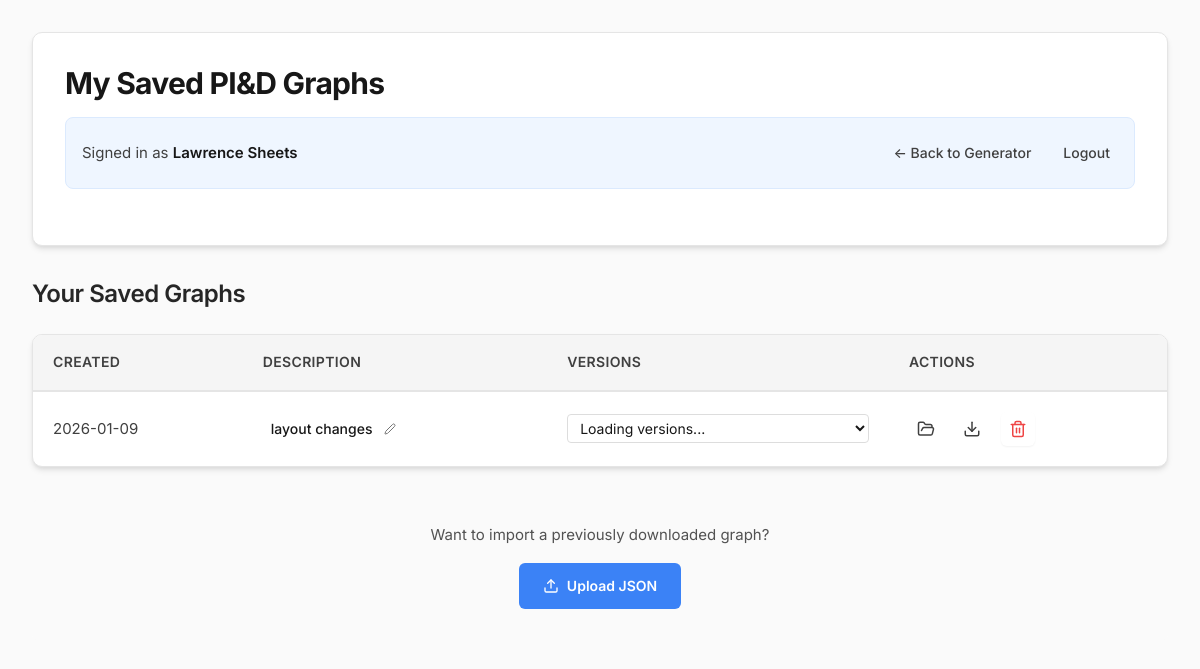
Page /my-graphs (signed in) on the earlier database version.
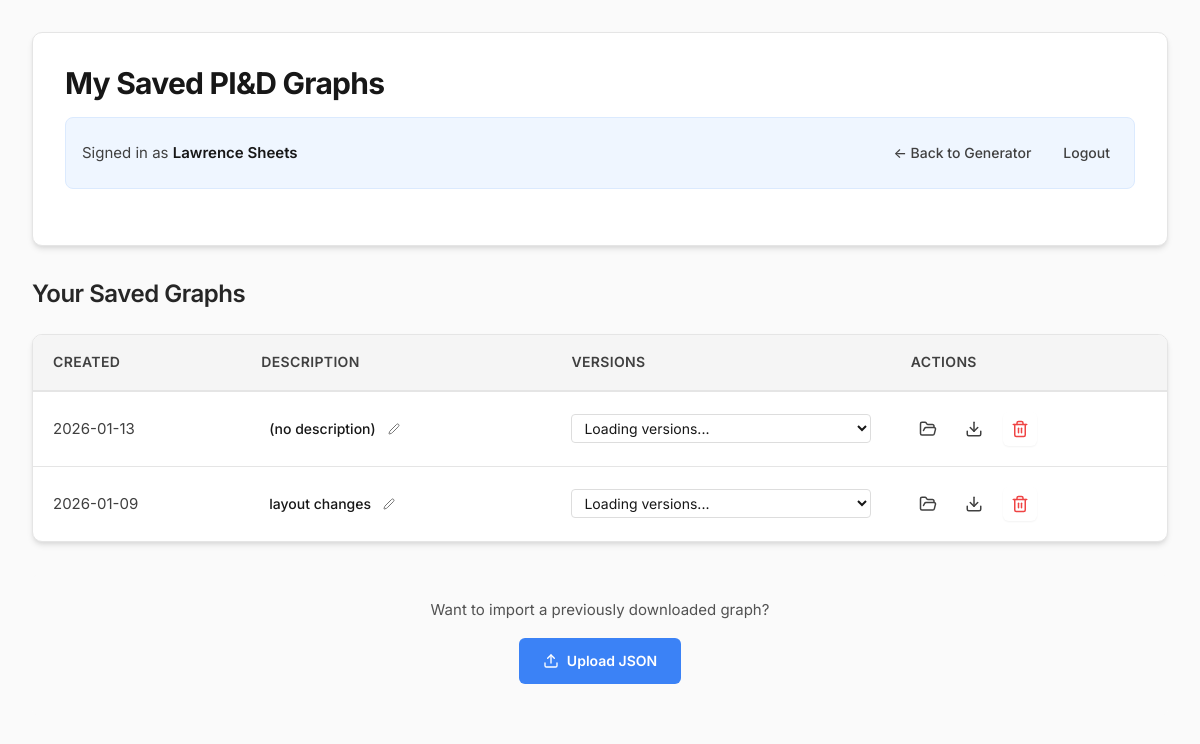
Same page on the later database version.
### tables this page shows
CREATE TABLE users (
                    id INTEGER PRIMARY KEY AUTOINCREMENT,
                    username TEXT UNIQUE,
                    password_hash TEXT,
                    provider TEXT,
                    provider_id TEXT,
                    email TEXT,
                    display_name TEXT,
                    created_at TEXT NOT NULL
                );

CREATE TABLE graphs (
            id INTEGER PRIMARY KEY AUTOINCREMENT,
            user_id INTEGER NOT NULL,
            filename TEXT NOT NULL,
            instruction TEXT,
            nodes_json TEXT,
            edges_json TEXT,
            created_at TEXT NOT NULL,
            FOREIGN KEY(user_id) REFERENCES users(id)
        );

### app/main.py (the view)
@app.get("/my-graphs")
async def my_graphs(request: Request):
    uid = request.session.get("user_id")
    if not uid:
        return RedirectResponse(url="/login", status_code=303)
    user = auth.get_user(uid)
    graphs = auth.get_graphs_for_user(uid)
    return templates.TemplateResponse("my_graphs.html", {"request": request, "user": user, "graphs": graphs})

### templates/my_graphs.html (shortened to what this page needs)
<!DOCTYPE html>
<html lang="en">
<head>
    <link rel="stylesheet" href="/static/styles.css">
</head>
<body>
    <div class="page-container">
        <div class="page-header">
            <h1>My Saved PI&D Graphs</h1>
            {% if user %}
            <div class="user-banner">
                <div class="user-info-text">
                    Signed in as <strong>{{ user.display_name or user.email or user.username }}</strong>
                </div>
                <div class="header-actions">
                    <a href="/" class="action-link">← Back to Generator</a>
                    <a href="/logout" class="action-link">Logout</a>
                </div>
            </div>
            {% endif %}
        </div>
        <h2 class="section-title">Your Saved Graphs</h2>
        {% if graphs %}
        <div class="graphs-table-container">
            <table class="graphs-table">
                <thead>
                    <tr>
                        <th>Created</th>
                        <th>Description</th>
                        <th>Versions</th>
                        <th>Actions</th>
                    </tr>
                </thead>
                <tbody>
                    {% for graph in graphs %}
                    <tr>
                        <td>{{ graph.created_at[:10] }}</td>
                        <td>
                            <div class="graph-description" style="position: relative;">
                                <span
                                    class="description-text"
                                    data-graph-id="{{ graph.id }}"
                                    onclick="toggleDescriptionEdit({{ graph.id }})"
                                    style="cursor: pointer; padding: 0.25rem 0.5rem; border-radius: 4px; display: inline-flex; align-items: center; gap: 0.75rem; font-size: 0.875rem;"
                                    onmouseover="this.style.backgroundColor='rgba(59, 130, 246, 0.1)'"
                                    onmouseout="this.style.backgroundColor='transparent'"
                                >
                                    <span style="flex: 1;">{{ graph.instruction or '(no description)' }}</span>
                                    <svg style="width: 0.75rem; height: 0.75rem; opacity: 0.6; flex-shrink: 0;" data-lucide="edit-2" stroke-width="2"></svg>
                                </span>
                            </div>
                        </td>
                        <td>
                            <select class="version-selector" data-graph-id="{{ graph.id }}" onchange="handleVersionChange({{ graph.id }}, this.value)" style="padding: 0.25rem 0.5rem; border: 1px solid #ddd; border-radius: 4px; font-size: 0.875rem; cursor: pointer;">
                                <option value="">Loading versions...</option>
                            </select>
                        </td>
                        <td>
                            <div class="graph-actions">
                                <a href="javascript:void(0)" onclick="loadVersionFromSelector({{ graph.id }})" class="action-link" title="Load Selected Version"><i data-lucide="folder-open" style="width: 18px; height: 18px;"></i></a>
                                <a href="/download-graph/{{ graph.id }}" class="action-link" title="Download Graph"><i data-lucide="download" style="width: 18px; height: 18px;"></i></a>
                                <form action="/delete-graph/{{ graph.id }}" method="post" class="delete-form" onsubmit="return confirm('Are you sure you want to delete this graph?')">
                                    <button type="submit" class="delete-btn" title="Delete Graph"><i data-lucide="trash-2" style="width: 18px; height: 18px;"></i></button>
                                </form>
                            </div>
                        </td>
                    </tr>
                    {% endfor %}
                </tbody>
            </table>
        </div>
        <div style="margin-top: 2rem; padding: 1.5rem; background: var(--neutral-50); border-radius: var(--radius-lg); text-align: center;">
            <p style="color: var(--neutral-600); margin-bottom: 1rem;">Want to import a previously downloaded graph?</p>
            <label for="upload-json-file" style="cursor: pointer; display: inline-flex; align-items: center; gap: 0.5rem; padding: 0.75rem 1.5rem; background: var(--primary-blue); color: white; border-radius: var(--radius-md); font-weight: 600;">
                <i data-lucide="upload" style="width: 16px; height: 16px;"></i>
                Upload JSON
            </label>
        </div>
        {% endif %}
    </div>
</body>
</html>

### static/styles.css (style rules this page uses)
:root { --primary-blue: #3b82f6; --primary-blue-hover: #2563eb; --primary-blue-active: #1d4ed8; --primary-blue-light: #dbeafe; --primary-blue-ultralight: #eff6ff; --neutral-50: #fafafa; --neutral-100: #f5f5f5; --neutral-200: #e5e5e5; --neutral-300: #d4d4d4; --neutral-400: #a3a3a3; --neutral-500: #737373; --neutral-600: #525252; --neutral-700: #404040; --neutral-800: #262626; --neutral-900: #171717; --success: #10b981; --warning: #f59e0b; --error: #ef4444; --error-bg: #fef2f2; --space-xs: 0.25rem; --space-sm: 0.5rem; --space-md: 1rem; --space-lg: 1.5rem; --space-xl: 2rem; --space-2xl: 3rem; --radius-sm: 0.25rem; --radius-md: 0.375rem; --radius-lg: 0.5rem; --radius-xl: 0.625rem; --radius-full: 9999px; --shadow-sm: 0 1px 2px 0 rgba(0, 0, 0, 0.05); --shadow-md: 0 4px 6px -1px rgba(0, 0, 0, 0.1), 0 2px 4px -1px rgba(0, 0, 0, 0.06); --shadow-lg: 0 10px 15px -3px rgba(0, 0, 0, 0.1), 0 4px 6px -2px rgba(0, 0, 0, 0.05); --shadow-xl: 0 20px 25px -5px rgba(0, 0, 0, 0.1), 0 10px 10px -5px rgba(0, 0, 0, 0.04); --transition-fast: 150ms cubic-bezier(0.4, 0, 0.2, 1); --transition-base: 250ms cubic-bezier(0.4, 0, 0.2, 1); --transition-slow: 350ms cubic-bezier(0.4, 0, 0.2, 1); }
* { box-sizing: border-box; }
body { font-family: 'Inter', -apple-system, BlinkMacSystemFont, 'Segoe UI', Roboto, 'Helvetica Neue', Arial, sans-serif; margin: 0; padding: 0; color: var(--neutral-900); background-color: var(--neutral-50); font-size: 15px; line-height: 1.6; -webkit-font-smoothing: antialiased; -moz-osx-font-smoothing: grayscale; }
h1 { color: var(--neutral-900); font-weight: 700; font-size: 1.875rem; line-height: 2.25rem; letter-spacing: -0.025em; margin: 0; }
h2 { color: var(--neutral-800); font-weight: 600; font-size: 1.5rem; line-height: 2rem; letter-spacing: -0.02em; margin: 0 0 var(--space-lg) 0; }
p { margin: 0 0 var(--space-md) 0; color: var(--neutral-600); }
form { margin-top: var(--space-xl); }
label { display: block; font-weight: 500; font-size: 0.875rem; color: var(--neutral-700); margin-bottom: var(--space-sm); }
input[type="text"], input[type="password"], input[type="email"], textarea, select { width: 100%; padding: 0.625rem 0.875rem; font-family: inherit; font-size: 0.9375rem; border: 1px solid var(--neutral-300); border-radius: var(--radius-md); background-color: white; color: var(--neutral-900); transition: all var(--transition-fast); outline: none; }
button { display: inline-flex; align-items: center; justify-content: center; gap: var(--space-sm); padding: 0.625rem 1.25rem; font-family: inherit; font-size: 0.9375rem; font-weight: 500; background-color: var(--primary-blue); color: white; border: none; border-radius: var(--radius-md); cursor: pointer; transition: all var(--transition-fast); box-shadow: var(--shadow-sm); white-space: nowrap; }
a { color: var(--primary-blue); text-decoration: none; font-weight: 500; transition: color var(--transition-fast); }

Differences in the rows shown:
added graphs: created_at "2026-01-13", instruction "(no description)"
